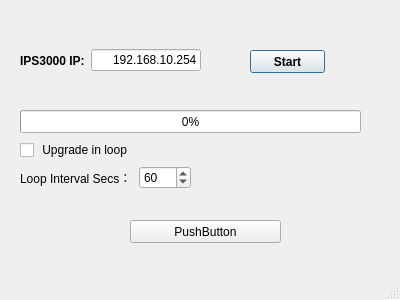
<?xml version="1.0" encoding="UTF-8"?>
<ui version="4.0">
 <class>Dialog</class>
 <widget class="QDialog" name="Dialog">
  <property name="geometry">
   <rect>
    <x>0</x>
    <y>0</y>
    <width>400</width>
    <height>300</height>
   </rect>
  </property>
  <property name="windowTitle">
   <string>Dialog</string>
  </property>
  <property name="sizeGripEnabled">
   <bool>true</bool>
  </property>
  <widget class="QWidget" name="horizontalLayoutWidget">
   <property name="geometry">
    <rect>
     <x>20</x>
     <y>20</y>
     <width>181</width>
     <height>81</height>
    </rect>
   </property>
   <layout class="QHBoxLayout" name="horizontalLayout">
    <item>
     <widget class="QLabel" name="label">
      <property name="font">
       <font>
        <weight>75</weight>
        <bold>true</bold>
       </font>
      </property>
      <property name="text">
       <string>IPS3000 IP:</string>
      </property>
     </widget>
    </item>
    <item>
     <widget class="QLineEdit" name="ipAddr">
      <property name="text">
       <string>192.168.10.254</string>
      </property>
      <property name="maxLength">
       <number>15</number>
      </property>
      <property name="alignment">
       <set>Qt::AlignRight|Qt::AlignTrailing|Qt::AlignVCenter</set>
      </property>
     </widget>
    </item>
   </layout>
  </widget>
  <widget class="QPushButton" name="pushButton">
   <property name="geometry">
    <rect>
     <x>250</x>
     <y>50</y>
     <width>75</width>
     <height>23</height>
    </rect>
   </property>
   <property name="font">
    <font>
     <weight>75</weight>
     <bold>true</bold>
    </font>
   </property>
   <property name="toolTip">
    <string comment="Press it to start upgrading"/>
   </property>
   <property name="text">
    <string>Start</string>
   </property>
  </widget>
  <widget class="QWidget" name="formLayoutWidget">
   <property name="geometry">
    <rect>
     <x>20</x>
     <y>140</y>
     <width>171</width>
     <height>61</height>
    </rect>
   </property>
   <layout class="QFormLayout" name="formLayout">
    <item row="0" column="0">
     <widget class="QCheckBox" name="checkBox">
      <property name="text">
       <string> Upgrade in loop</string>
      </property>
     </widget>
    </item>
    <item row="2" column="0">
     <widget class="QLabel" name="label_2">
      <property name="text">
       <string>Loop Interval Secs：</string>
      </property>
     </widget>
    </item>
    <item row="2" column="1">
     <widget class="QSpinBox" name="spinBox">
      <property name="value">
       <number>60</number>
      </property>
     </widget>
    </item>
   </layout>
  </widget>
  <widget class="QProgressBar" name="progressBar">
   <property name="geometry">
    <rect>
     <x>20</x>
     <y>110</y>
     <width>341</width>
     <height>23</height>
    </rect>
   </property>
   <property name="value">
    <number>0</number>
   </property>
  </widget>
  <widget class="QPushButton" name="pushButton_2">
   <property name="geometry">
    <rect>
     <x>130</x>
     <y>220</y>
     <width>151</width>
     <height>23</height>
    </rect>
   </property>
   <property name="text">
    <string>PushButton</string>
   </property>
   <property name="autoDefault">
    <bool>true</bool>
   </property>
   <property name="default">
    <bool>false</bool>
   </property>
   <property name="flat">
    <bool>false</bool>
   </property>
  </widget>
 </widget>
 <resources/>
 <connections/>
</ui>
